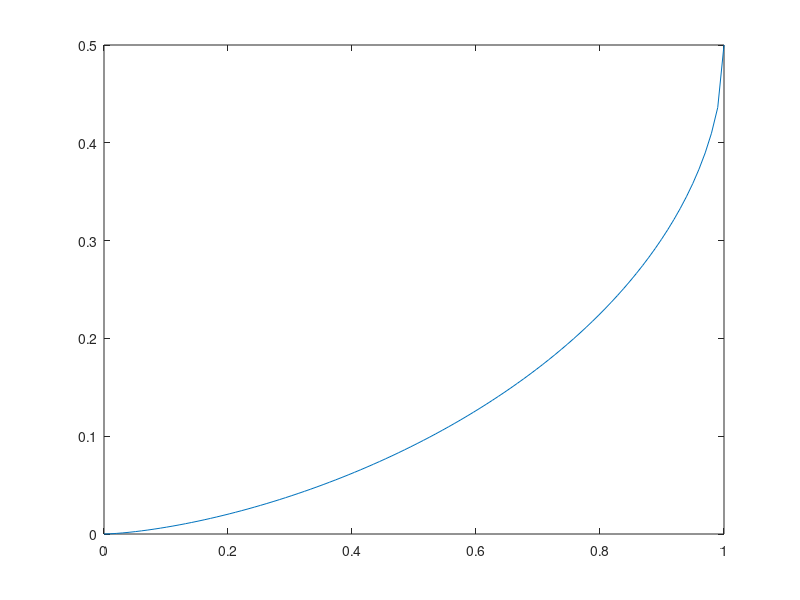

Write MATLAB code to recreate this figure.
close all
clear all
x = linspace(0,1,100);
% - arcsine pdf
% y = 1./(pi.*sqrt(x.*(1-x)));
% plot(x,y)

% - ZEROTH MOMENT
% - arcsine cdf on wikipedia
y = (2/pi).*asin(sqrt(x));
plot(x,y,'r--')
% - arcsine cdf computed with wolfram alpha
hold on
y = 1-(2*asin(sqrt(1 - x)))/pi;
plot(x,y,'b*')
hold off

% - FIRST MOMENT
% - wolfram alpha: integrate x/(pi sqrt(x(1-x))). Need to add 1/2 at the
% end to get the first moment that at x = 1 gives the E[x], for x inn [0,1]
% which is indeed 0.5 as the distribution is symmetric

y = 1/2-(sqrt(x-x.^2)+asin(sqrt(1-x)))./pi;
plot(x,y)
